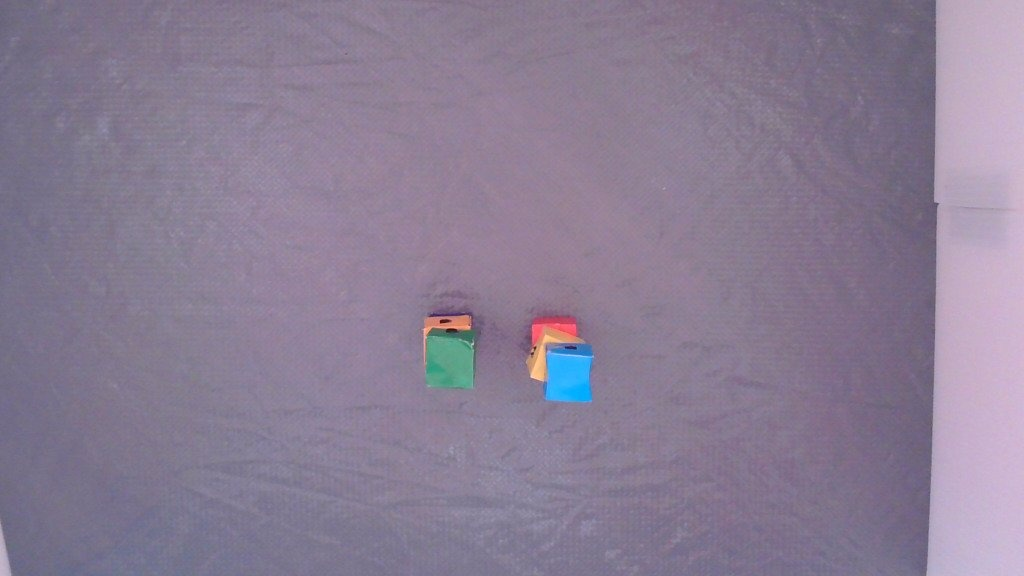
#> input picture PDMS2_web/kid/test1/ch1-t2-top.jpg, 1024 x 576 px
$ python -i main.py   (imports and definitions only)
#> lines starting #> are read from the running program, lines starting #| are printed output that depends on the picture; after the words box and inside, x2 and y2 are one past the last pixel; in counts of white or black regions, pixels touching at a corner belong together
#> in score_from_image, img is the input picture: shape (576, 1024, 3); mean B, G, R 148.6, 126.1, 138.2
import cv2
import numpy as np
from ultralytics import YOLO
import sys

# ================== 裁剪設定 ==================
CROP_RATIO = 0.85

# ================== YOLO 模型 ==================
# [1 line that did not run here, left out]
CONF = 0.5

def return_score(score):
    sys.exit(int(score))


# ================== 輔助函數：中心裁剪 ==================
def crop_center(frame, ratio=CROP_RATIO):
    """
    將圖像裁剪至中心指定比例 (ratio) 的區域。
    """
#> called with ratio = 0.85
    h, w = frame.shape[:2]
#> h = 576; w = 1024

    # 計算邊緣需要裁剪掉的比例
    margin_ratio = (1 - ratio) / 2

    # 計算起始和結束座標
    x_start = int(w * margin_ratio)
#> x_start = 76
    x_end = int(w * (1 - margin_ratio))
#> x_end = 947

    y_start = int(h * margin_ratio)
#> y_start = 43
    y_end = int(h * (1 - margin_ratio))
#> y_end = 532

    # 裁剪圖像
    cropped_frame = frame[y_start:y_end, x_start:x_end]
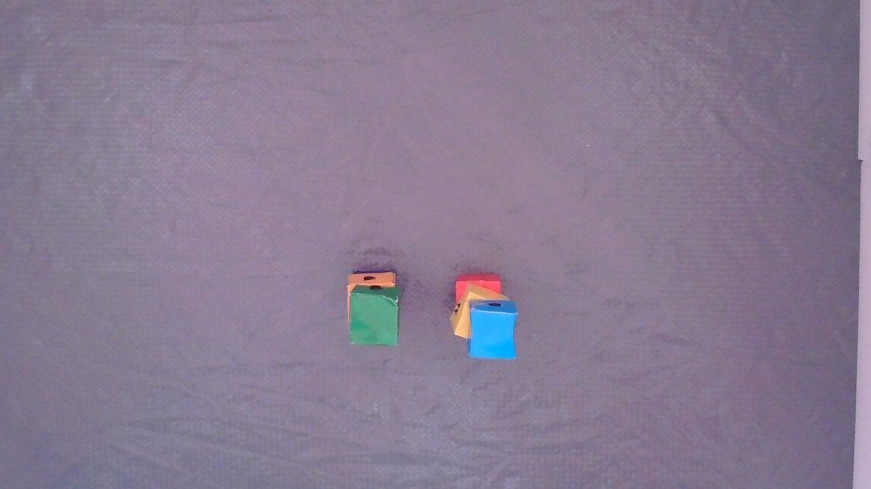
#> cropped_frame: shape (489, 871, 3); mean B, G, R 145.8, 123.7, 136

    return cropped_frame


# ================== YOLO 偵測方塊 & 取得 mask ==================
def detect_blocks_mask(frame, CONF=0.5):
    results = model.predict(source=frame, conf=CONF, verbose=False)
    boxes, masks = [], []

    for r in results:
        if r.boxes is None:
            continue
        for i, box in enumerate(r.boxes):
            cls_id = int(box.cls[0])
            x1, y1, x2, y2 = map(int, box.xyxy[0])
            if cls_id == 0:  # 方塊類別
                boxes.append((x1, y1, x2, y2))
                if r.masks is not None:
                    # masks 數據需要與當前幀的尺寸匹配
                    mask = r.masks.data.cpu().numpy()[i]
                    masks.append(mask)
    return boxes, masks, results


# ================== 遮掉方塊 ==================
# [94 lines left out: functions remove_blocks_with_mask, extract_line_skeleton, is_mask_near_skeleton, draw_block_markers, not called in this run]

# ================== 封裝：讀取 img_path 並回傳 score ==================
def score_from_image(img_path, conf=CONF):
    """
    輸入：img_path（圖片路徑）
    輸出：score（int）→ 4 個正確=2 分；3 個正確=1 分；其他=0 分
    """
    img = cv2.imread(img_path)
    if img is None:
        raise ValueError(f"讀取圖片失敗：{img_path}")

    # ===== 新增: 中心裁剪 75% 區域 =====
    img = crop_center(img, CROP_RATIO)
    # ==================================
    display_frame = img.copy()

    # 灰階 + 模糊
    gray = cv2.cvtColor(display_frame, cv2.COLOR_BGR2GRAY)
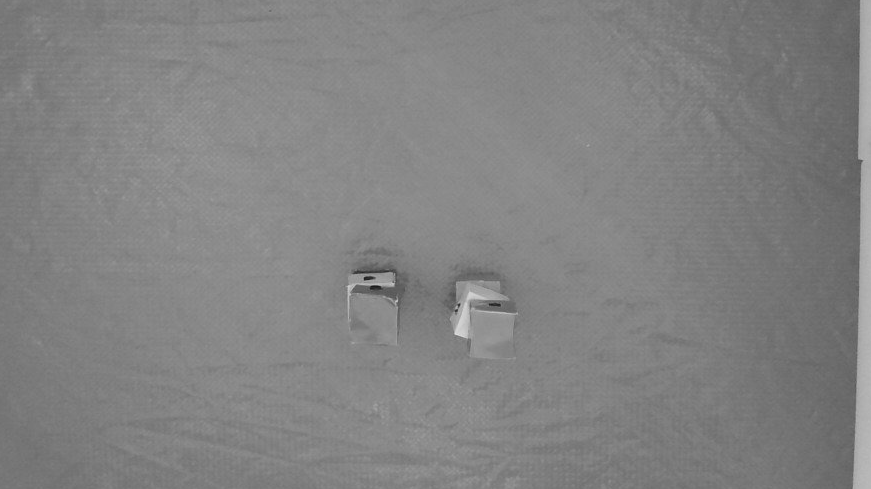
#> gray: shape (489, 871); min 26, max 223, mean 129.9
    blurred = cv2.GaussianBlur(gray, (9, 9), 0)

    # 自適應二值化：將深色的繩子凸顯出來
    binary = cv2.adaptiveThreshold(
        blurred, 255, cv2.ADAPTIVE_THRESH_GAUSSIAN_C, cv2.THRESH_BINARY_INV, 27, 10
    )
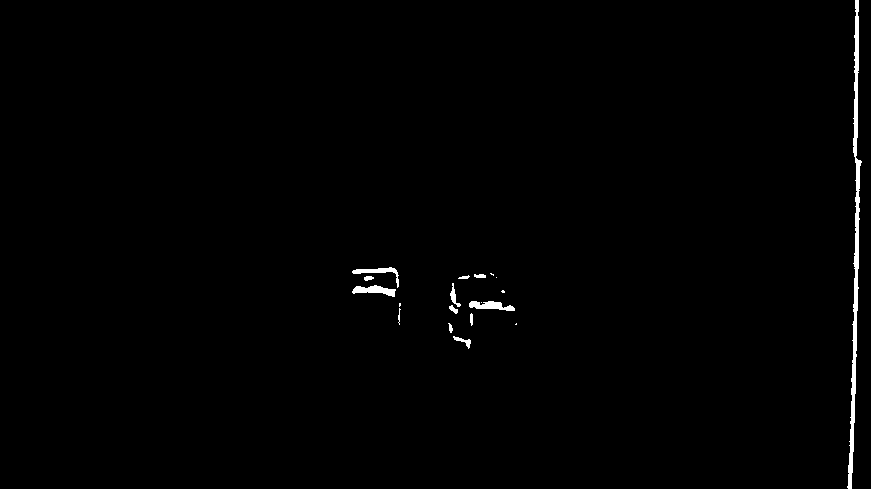
#> binary: shape (489, 871); 0.74% white; 19 white regions (6 under 20 px), largest, box (x1, y1, x2, y2) and area: (847, 0, 862, 489) 1948, (352, 285, 396, 297) 282, (469, 301, 515, 311) 278

    # 閉運算去雜點
    kernel = cv2.getStructuringElement(cv2.MORPH_ELLIPSE, (5, 5))
    binary = cv2.morphologyEx(binary, cv2.MORPH_CLOSE, kernel)
#> binary: shape (489, 871); 0.76% white; 15 white regions (4 under 20 px), largest, box (x1, y1, x2, y2) and area: (847, 0, 862, 489) 1967, (352, 267, 399, 288) 290, (469, 301, 515, 311) 290

    # YOLO 偵測方塊 & 取得 mask
    # 由於 YOLO 模型會自動縮放圖片，因此這裡傳入裁剪後的 display_frame 即可
    boxes, masks, _ = detect_blocks_mask(display_frame, CONF=conf)

    # 遮掉方塊
    binary_masked = binary.copy()
    if masks:
        binary_masked = remove_blocks_with_mask(binary_masked, masks)

    # 骨架化
    skeleton = extract_line_skeleton(binary_masked)
    # 檢查每個方塊是否靠近骨架
    is_correct = []
    correct_num = 0
    for mask in masks:
        is_near = is_mask_near_skeleton(mask, skeleton, tol=10)
        is_correct.append(is_near)
        if is_near:
            correct_num += 1

    # 在所有圖像上繪製標記
    # 原始圖 (BGR)
    display_frame_with_markers = draw_block_markers(
        display_frame, boxes, masks, is_correct
    )

    # 二值遮罩圖 (GRAY/BGR)
    # 將單通道的二值圖轉為三通道才能繪製彩色標記
    binary_bgr = cv2.cvtColor(binary_masked, cv2.COLOR_GRAY2BGR)
    binary_with_markers = draw_block_markers(binary_bgr, boxes, masks, is_correct)
    # 骨架圖 (GRAY/BGR)
    skeleton_bgr = cv2.cvtColor(skeleton, cv2.COLOR_GRAY2BGR)
    skeleton_with_markers = draw_block_markers(skeleton_bgr, boxes, masks, is_correct)

    # [10 lines of commented-out code are left out]
    correct_num_for_score = correct_num

    if correct_num_for_score >= 2:  # 有 2 個是基礎
        correct_num_for_score -= 2

    if correct_num_for_score == 4:
        score = 2
    elif correct_num_for_score == 3:
        score = 1
    else:
        score = 0
    cv2.waitKey(0)
    cv2.destroyAllWindows()

    return score, correct_num, display_frame_with_markers


# [24 lines not run here, left out]

#> (the run stopped early here; a loop or call above may not have finished)

$ run again, on PDMS2_web/kid/test5/ch1-t3-side.jpg
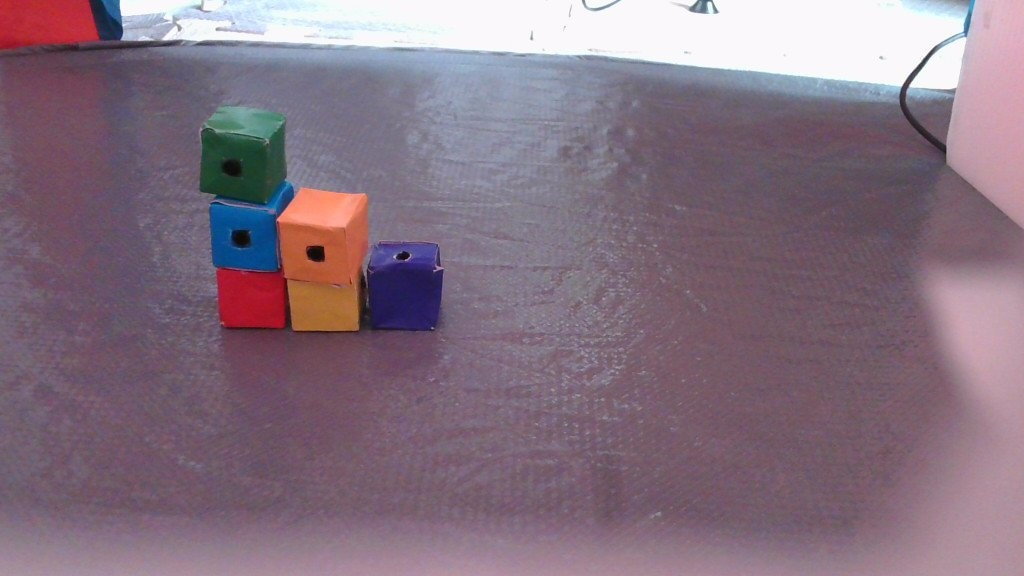
#> input picture PDMS2_web/kid/test5/ch1-t3-side.jpg, 1024 x 576 px
#> in score_from_image, img is the input picture: shape (576, 1024, 3); mean B, G, R 128.4, 113.8, 133.4
#> in score_from_image, `gray = cv2.cvtColor(display_frame, cv2.COLOR_BGR2GRAY)`:
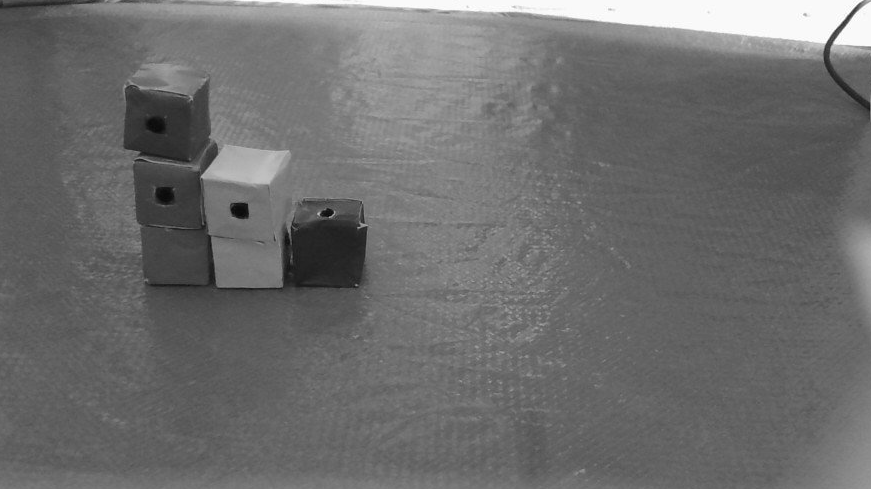
#> gray: shape (489, 871); min 5, max 255, mean 108.9
#> in score_from_image, `binary = cv2.adaptiveThreshold( blurred, 255, cv2.ADAPTIVE_THRESH_GAUS..`:
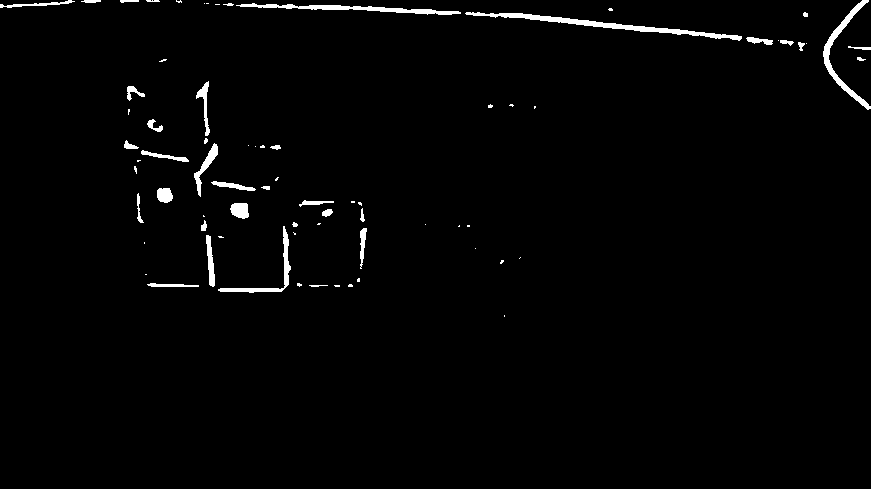
#> binary: shape (489, 871); 1.7% white; 74 white regions (38 under 20 px), largest, box (x1, y1, x2, y2) and area: (465, 12, 742, 41) 1278, (236, 3, 461, 15) 861, (823, 0, 871, 110) 791
